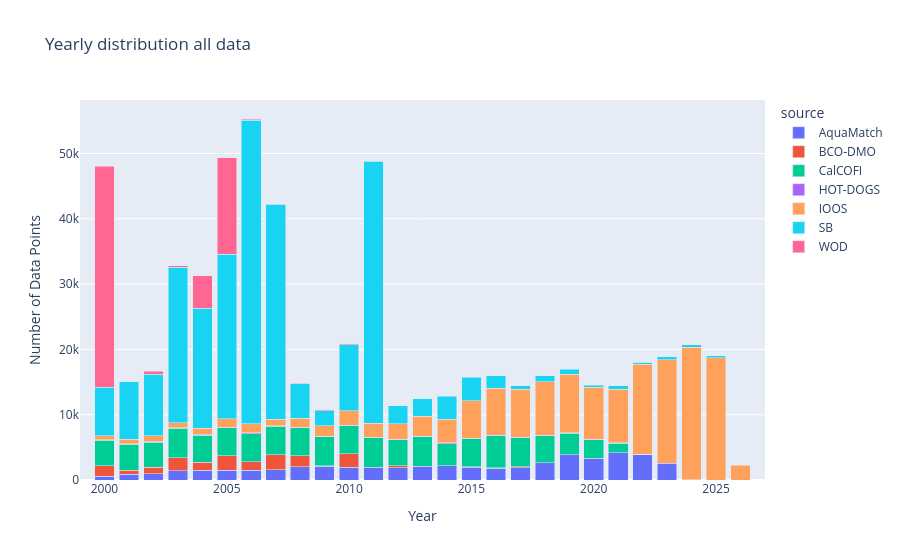

This figure's notebook cell:
### Code cell
year_test=all_chl.copy()
year_test['datetime'] = pd.to_datetime(year_test['datetime'])
year_test['year'] = year_test['datetime'].dt.year
grouped = year_test.groupby(['year', 'source']).size().reset_index(name='DataPoints')

# Create bar chart
fig = px.bar(
    grouped,
    x='year',
    y='DataPoints',
    color='source',
    title='Yearly distribution all data',
    labels={'year': 'Year', 'DataPoints': 'Number of Data Points', 'metadata': 'Metadata'},)
fig.update_xaxes(range=[1999,2027])
fig.update_layout(barmode='stack')  # ensures stacking
fig.show()

### Figure 1 — Plotly figure (JSON) as saved in the notebook; plotly's stock layout.template omitted (floating-point values rounded to 4 significant figures)
{"data": [{"hovertemplate": "source=AquaMatch<br>Year=%{x}<br>Number of Data Points=%{y}<extra></extra>", "legendgroup": "AquaMatch", "marker": {"color": "#636efa", "pattern": {"shape": ""}}, "name": "AquaMatch", "orientation": "v", "showlegend": true, "textposition": "auto", "type": "bar", "x": [2000, 2001, 2002, 2003, 2004, 2005, 2006, 2007, 2008, 2009, 2010, 2011, 2012, 2013, 2014, 2015, 2016, 2017, 2018, 2019, 2020, 2021, 2022, 2023, 2024], "xaxis": "x", "y": [558, 844, 958, 1439, 1500, 1529, 1456, 1566, 2047, 2106, 1920, 1915, 1840, 2083, 2162, 1938, 1770, 1842, 2633, 3838, 3295, 4181, 3926, 2562, 36], "yaxis": "y"}, {"hovertemplate": "source=BCO-DMO<br>Year=%{x}<br>Number of Data Points=%{y}<extra></extra>", "legendgroup": "BCO-DMO", "marker": {"color": "#EF553B", "pattern": {"shape": ""}}, "name": "BCO-DMO", "orientation": "v", "showlegend": true, "textposition": "auto", "type": "bar", "x": [2000, 2001, 2002, 2003, 2004, 2005, 2006, 2007, 2008, 2009, 2010, 2012, 2015, 2016, 2017, 2018], "xaxis": "x", "y": [1643, 654, 1031, 2001, 1221, 2202, 1318, 2310, 1648, 47, 2135, 376, 127, 115, 161, 36], "yaxis": "y"}, {"hovertemplate": "source=CalCOFI<br>Year=%{x}<br>Number of Data Points=%{y}<extra></extra>", "legendgroup": "CalCOFI", "marker": {"color": "#00cc96", "pattern": {"shape": ""}}, "name": "CalCOFI", "orientation": "v", "showlegend": true, "textposition": "auto", "type": "bar", "x": [2000, 2001, 2002, 2003, 2004, 2005, 2006, 2007, 2008, 2009, 2010, 2011, 2012, 2013, 2014, 2015, 2016, 2017, 2018, 2019, 2020, 2021], "xaxis": "x", "y": [3883, 3941, 3829, 4483, 4166, 4265, 4324, 4321, 4344, 4471, 4255, 4565, 3924, 4558, 3421, 4239, 4860, 4480, 4081, 3305, 2906, 1413], "yaxis": "y"}, {"hovertemplate": "source=HOT-DOGS<br>Year=%{x}<br>Number of Data Points=%{y}<extra></extra>", "legendgroup": "HOT-DOGS", "marker": {"color": "#ab63fa", "pattern": {"shape": ""}}, "name": "HOT-DOGS", "orientation": "v", "showlegend": true, "textposition": "auto", "type": "bar", "x": [2000, 2001, 2002, 2003, 2004, 2005, 2006, 2007, 2008, 2009, 2010, 2011, 2012, 2013, 2014, 2015, 2016, 2017, 2018, 2019, 2020, 2021, 2022], "xaxis": "x", "y": [70, 118, 96, 88, 99, 99, 116, 90, 77, 97, 88, 94, 98, 93, 96, 86, 86, 94, 74, 86, 72, 88, 47], "yaxis": "y"}, {"hovertemplate": "source=IOOS<br>Year=%{x}<br>Number of Data Points=%{y}<extra></extra>", "legendgroup": "IOOS", "marker": {"color": "#FFA15A", "pattern": {"shape": ""}}, "name": "IOOS", "orientation": "v", "showlegend": true, "textposition": "auto", "type": "bar", "x": [2000, 2001, 2002, 2003, 2004, 2005, 2006, 2007, 2008, 2009, 2010, 2011, 2012, 2013, 2014, 2015, 2016, 2017, 2018, 2019, 2020, 2021, 2022, 2023, 2024, 2025, 2026], "xaxis": "x", "y": [587, 659, 899, 750, 960, 1260, 1386, 1000, 1310, 1587, 2230, 2082, 2376, 3028, 3633, 5725, 7243, 7327, 8244, 8932, 7952, 8224, 13750, 15862, 20279, 18742, 2280], "yaxis": "y"}, {"hovertemplate": "source=SB<br>Year=%{x}<br>Number of Data Points=%{y}<extra></extra>", "legendgroup": "SB", "marker": {"color": "#19d3f3", "pattern": {"shape": ""}}, "name": "SB", "orientation": "v", "showlegend": true, "textposition": "auto", "type": "bar", "x": [2000, 2001, 2002, 2003, 2004, 2005, 2006, 2007, 2008, 2009, 2010, 2011, 2012, 2013, 2014, 2015, 2016, 2017, 2018, 2019, 2020, 2021, 2022, 2023, 2024, 2025], "xaxis": "x", "y": [7432, 8819, 9349, 23817, 18366, 25205, 46526, 32961, 5339, 2315, 10100, 40172, 2778, 2715, 3517, 3643, 1863, 567, 892, 795, 296, 523, 319, 425, 419, 304], "yaxis": "y"}, {"hovertemplate": "source=WOD<br>Year=%{x}<br>Number of Data Points=%{y}<extra></extra>", "legendgroup": "WOD", "marker": {"color": "#FF6692", "pattern": {"shape": ""}}, "name": "WOD", "orientation": "v", "showlegend": true, "textposition": "auto", "type": "bar", "x": [2000, 2001, 2002, 2003, 2004, 2005, 2006, 2007, 2008, 2009, 2010, 2011, 2021, 2022], "xaxis": "x", "y": [33875, 18, 458, 270, 4973, 14817, 157, 36, 47, 133, 127, 82, 18, 3], "yaxis": "y"}], "layout": {"autosize": true, "barmode": "stack", "legend": {"title": {"text": "source"}, "tracegroupgap": 0}, "title": {"text": "Yearly distribution all data"}, "xaxis": {"anchor": "y", "domain": [0, 1], "range": [1999, 2027], "title": {"text": "Year"}, "type": "linear"}, "yaxis": {"anchor": "x", "autorange": true, "domain": [0, 1], "range": [0, 58190.0], "title": {"text": "Number of Data Points"}, "type": "linear"}}}
